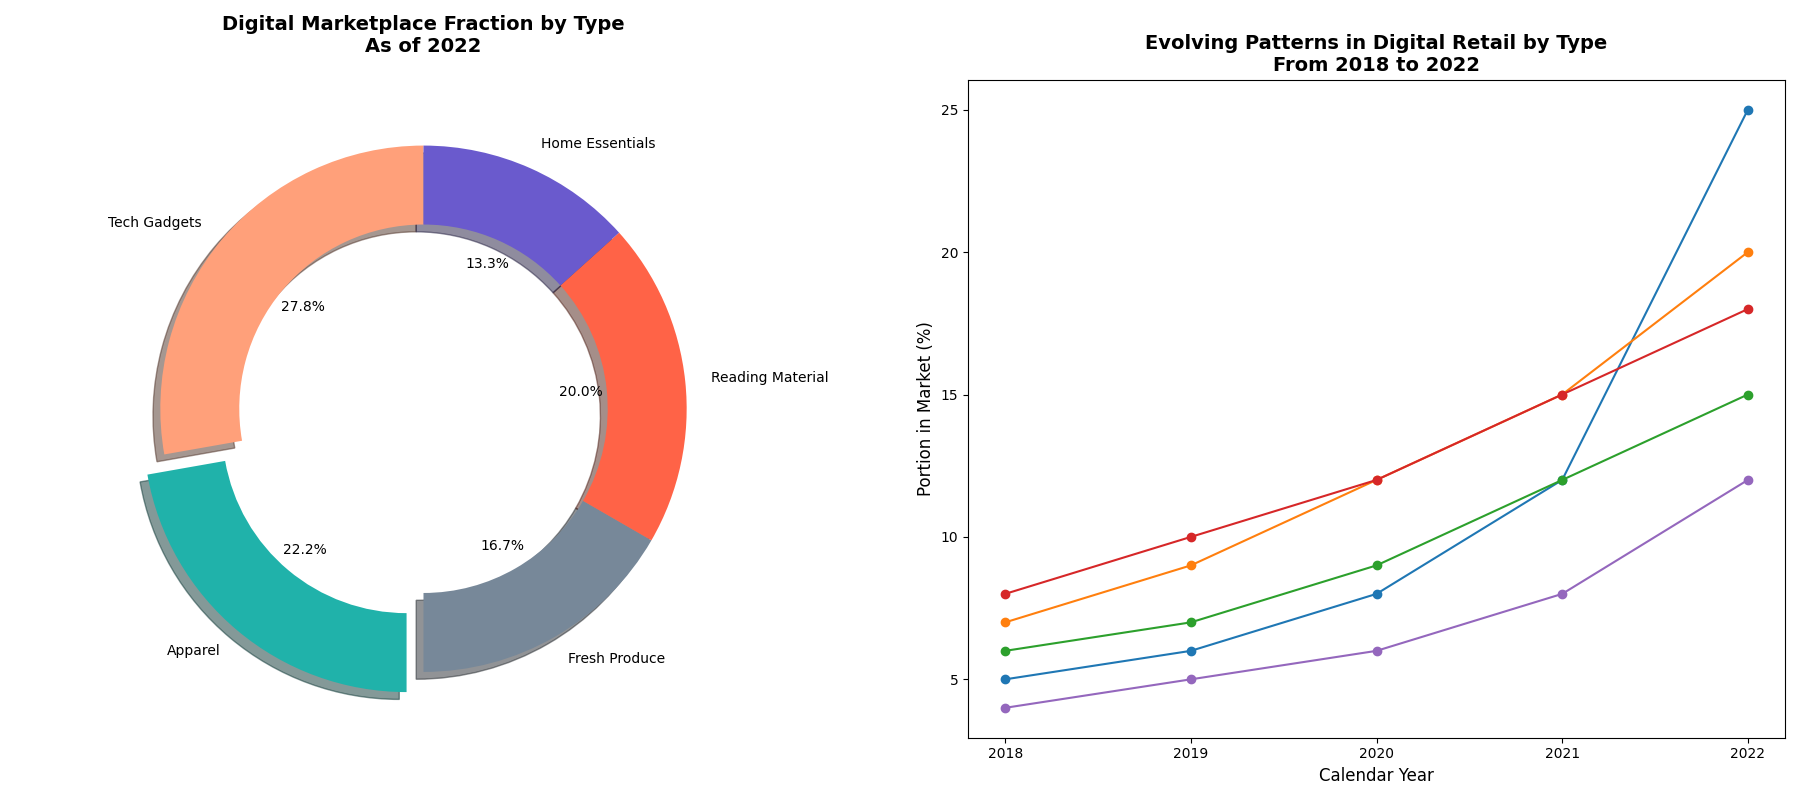

Source code (Python):
import matplotlib.pyplot as plt

categories = ['Tech Gadgets', 'Apparel', 'Fresh Produce', 'Reading Material', 'Home Essentials']
market_share = [25, 20, 15, 18, 12]
colors = ['#FFA07A', '#20B2AA', '#778899', '#FF6347', '#6A5ACD']
years = ['2018', '2019', '2020', '2021', '2022']
growth_data = {
    'Tech Gadgets': [5, 6, 8, 12, 25],
    'Apparel': [7, 9, 12, 15, 20],
    'Fresh Produce': [6, 7, 9, 12, 15],
    'Reading Material': [8, 10, 12, 15, 18],
    'Home Essentials': [4, 5, 6, 8, 12]
}

fig, ax = plt.subplots(1, 2, figsize=(18, 8))

explode = (0, 0.1, 0, 0, 0)
ax[0].pie(
    market_share, labels=categories, autopct='%1.1f%%', startangle=90, 
    colors=colors, shadow=True, explode=explode, wedgeprops={'width': 0.3}
)
ax[0].set_title('Digital Marketplace Fraction by Type\nAs of 2022', fontsize=14, fontweight='bold', pad=20)

for category, data in growth_data.items():
    ax[1].plot(years, data, marker='o')

ax[1].set_title('Evolving Patterns in Digital Retail by Type\nFrom 2018 to 2022', fontsize=14, fontweight='bold')
ax[1].set_xlabel('Calendar Year', fontsize=12)
ax[1].set_ylabel('Portion in Market (%)', fontsize=12)

plt.tight_layout()
plt.show()
